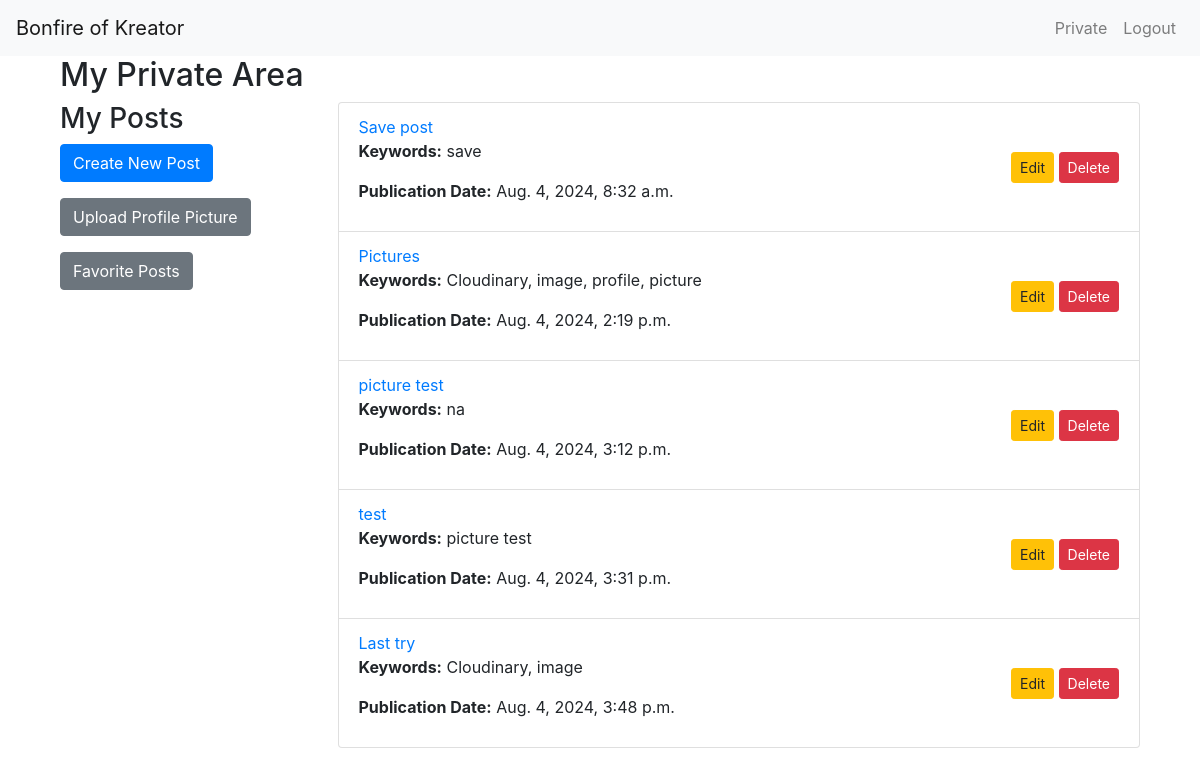
/private/ (signed in), run on an earlier commit of the app's database.
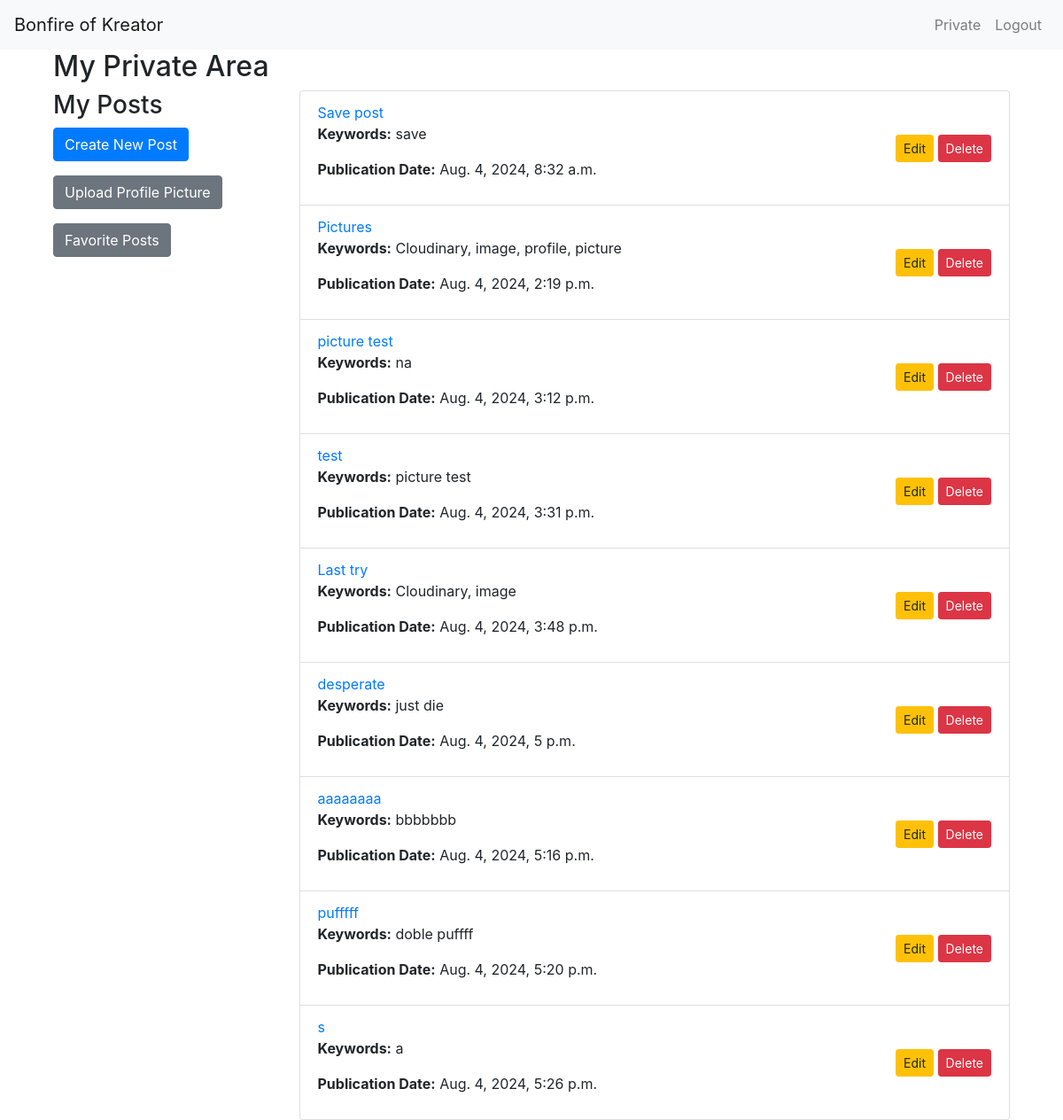
And on a later commit of the database.
### blog/models.py (models this page shows, shortened)
class Post(models.Model):
    author = models.ForeignKey(CustomUser, on_delete=models.CASCADE, related_name='posts')
    title = models.CharField(max_length=255)
    keywords = models.CharField(max_length=255, default='')
    content = models.TextField()
    created_at = models.DateTimeField(auto_now_add=True)
    updated_at = models.DateTimeField(auto_now=True)
    image = CloudinaryField('image', blank=True, null=True)

### blog/views.py (the view)
# urls.py: path('private/', views.private_area, name='private_area'),
@login_required
def private_area(request):
    posts = Post.objects.filter(author=request.user)
    return render(request, 'blog/private_area.html', {'posts': posts})

### blog/templates/blog/private_area.html (shortened to what this page needs)
{% extends "base.html" %}
{% block content %}
<div class="container">
    <h2>My Private Area</h2>
    <div class="row">
        <div class="col-md-3">
            <h3>My Posts</h3>
            <a href="{% url 'post_create' %}" class="btn btn-primary mb-3">Create New Post</a>
            <a href="{% url 'upload_profile_picture' %}" class="btn btn-secondary mb-3">Upload Profile Picture</a>
            <a href="{% url 'favorite_list' %}" class="btn btn-secondary mb-3">Favorite Posts</a>
        </div>
        <div class="col-md-9">
            <ul class="list-group">
                {% for post in posts %}
                    <li class="list-group-item d-flex justify-content-between align-items-center">
                        <div>
                            <a href="{% url 'post_detail' post.pk %}">{{ post.title }}</a>
                            <p><strong>Keywords:</strong> {{ post.keywords }}</p>
                            <p><strong>Publication Date:</strong> {{ post.created_at }}</p>
                        </div>
                        <div>
                            <a href="{% url 'post_edit' post.pk %}" class="btn btn-warning btn-sm">Edit</a>
                            <form action="{% url 'post_delete' post.pk %}" method="post" style="display:inline;">
                                <button type="submit" class="btn btn-danger btn-sm">Delete</button>
                            </form>
                        </div>
                    </li>
                {% endfor %}
            </ul>
        </div>
    </div>
</div>
{% endblock %}

What changed in the data, as far as the page shows it:
added Post: title "desperate", keywords "just die", created_at "Aug. 4, 2024, 5 p.m."
added Post: title "aaaaaaaa", keywords "bbbbbbb", created_at "Aug. 4, 2024, 5:16 p.m."
added Post: title "pufffff", keywords "doble puffff", created_at "Aug. 4, 2024, 5:20 p.m."
added Post: title "s", keywords "a", created_at "Aug. 4, 2024, 5:26 p.m."
